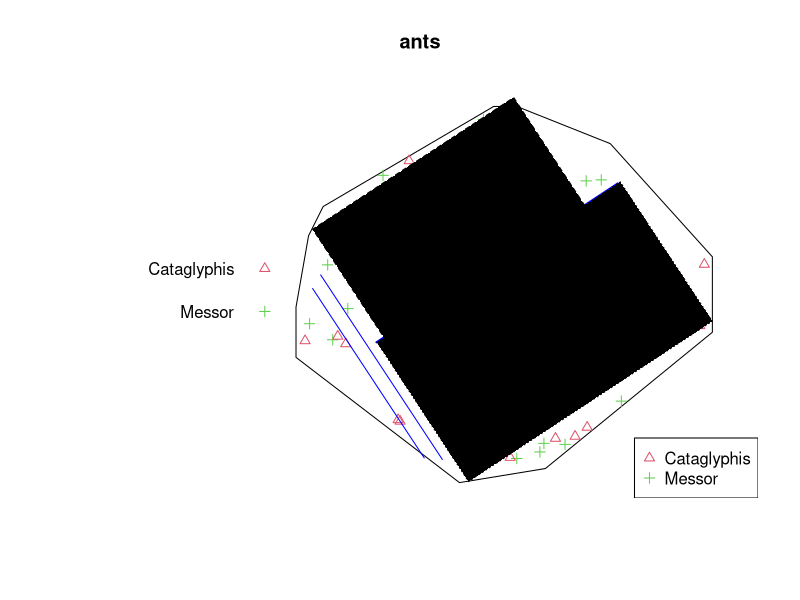
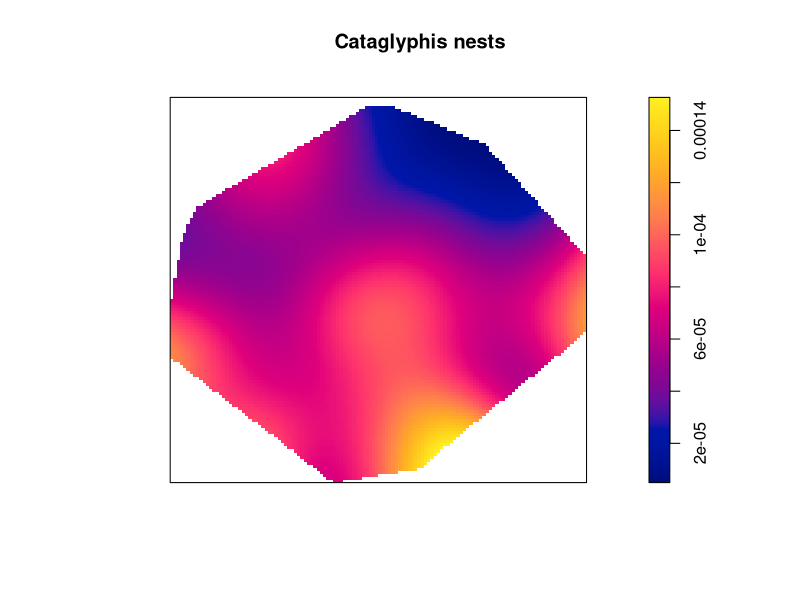
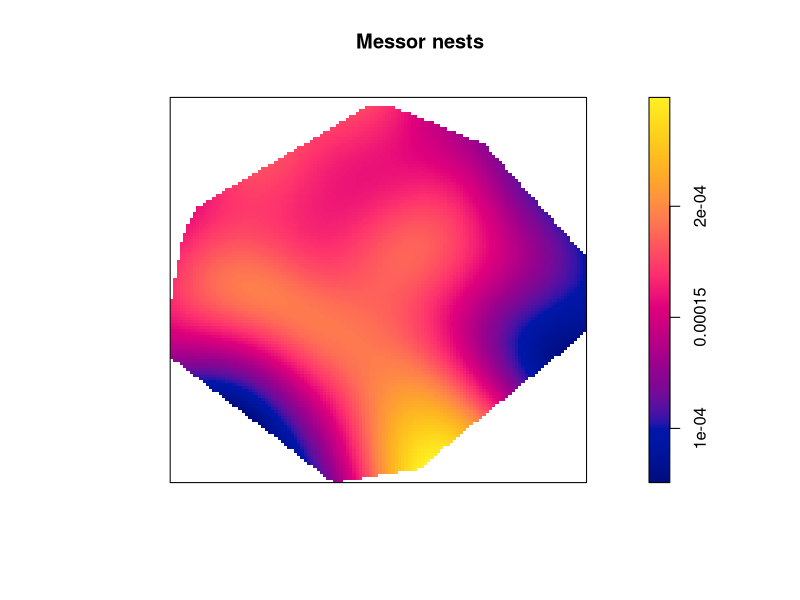
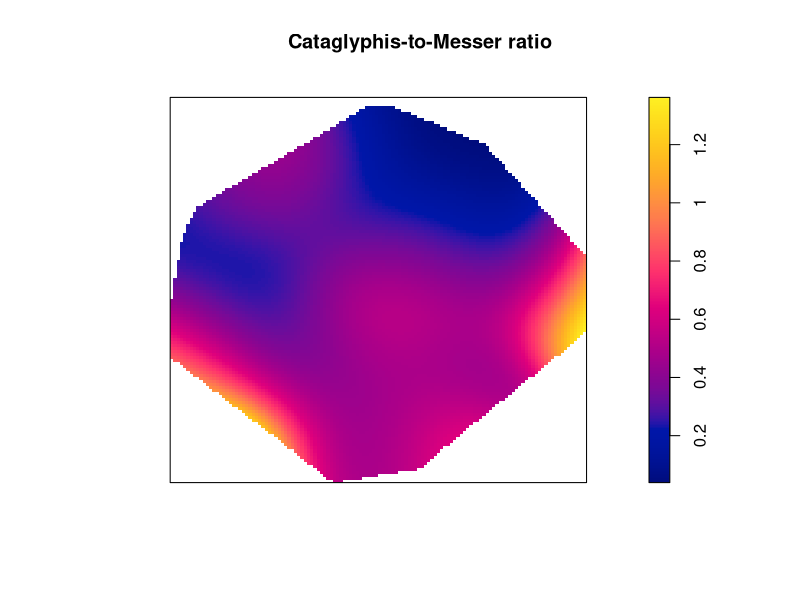
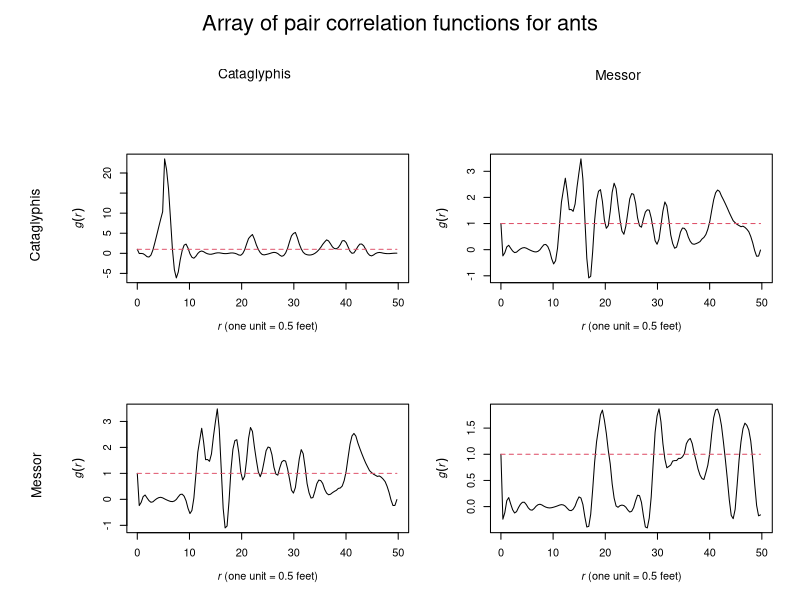

Recreate these plots in R, in order.
library(spatstat)
data(ants)
str(ants)
ants.extra$plot <- function() {
  plot(ants, chars = 2:3, cols = 2:3)
  lines(ants.extra$trackNE, col = "blue")
  lines(ants.extra$trackSW, col = "blue")
  lines(ants.extra$fieldscrub, lwd = 2,
        col = "blue")
  plot(ants.extra$A$window, add = TRUE, 
       lty = 2, col = "black")
  plot(ants.extra$B$window, add = TRUE,
       lty = 3, col = "black")
  legend("bottomright", pch = 2:3, 
         col = 2:3, legend = levels(ants$marks))
}
ants.extra$plot()

# kernelsmoothing
smoothants <- lapply(split(ants),
                     density)
plot(smoothants$Cataglyphis, main = "Cataglyphis nests")
plot(smoothants$Messor, main = "Messor nests")

# intensity ratio
cata <- smoothants$Cataglyphis
mess <- smoothants$Messor
ratio <- im(cata$v/mess$v, cata$xcol, 
            cata$yrow)
plot(ratio, main = "Cataglyphis-to-Messer ratio")

# pair correlation function
antsK <- alltypes(ants, "K")
antspcf <- pcf(antsK)
plot(antspcf, subset = "r<50", xlim = c(0, 50))

# hardcore distance
d <- pairdist(ants)
diag(d) <- 9999
mks <- ants$marks
tapply(d, list(mks[row(d)], mks[col(d)]), min)
rr <- matrix(90, 2, 2)
hh <- matrix(c(5, 12.2, 12.2, 18.7), 2, 2)
types <- levels(ants$marks)
Int <- MultiStraussHard(types, rr, hh)
fit <- ppm(ants, ~marks, Int, correction = "border", rbord = 90)
fit
